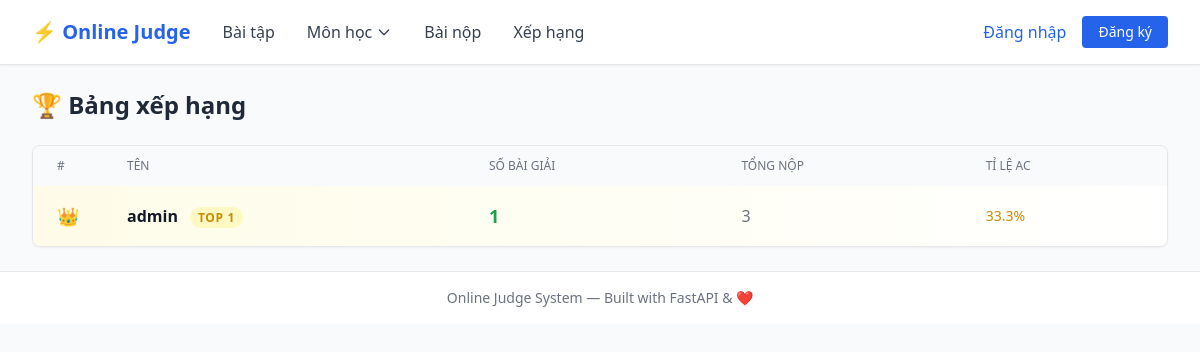
Before: /ranking with the older database file.
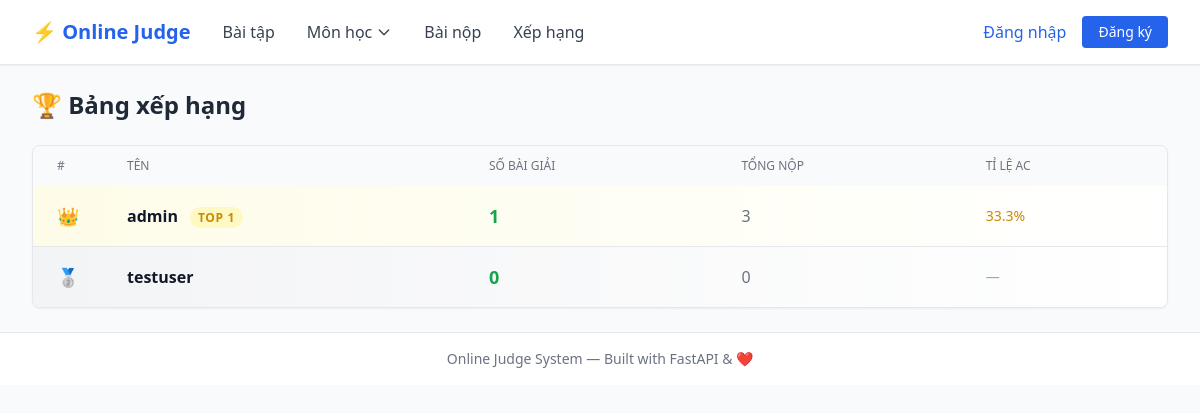
After: the same page with the newer database file.
### models.py (models this page shows)
class User(Base):
    __tablename__ = "users"
    id = Column(Integer, primary_key=True, index=True)
    username = Column(String(50), unique=True, index=True, nullable=False)
    email = Column(String(100), unique=True, index=True, nullable=False)
    password_hash = Column(String(255), nullable=False)
    is_admin = Column(Boolean, default=False)
    created_at = Column(DateTime, default=datetime.utcnow)
    solved_count = Column(Integer, default=0)
    total_submissions = Column(Integer, default=0)
    submissions = relationship("Submission", back_populates="user")

### routers/submissions.py (the view)
@router.get("/ranking")
async def ranking(
    request: Request,
    db: Session = Depends(get_db)
):
    user = get_current_user(request, db)
    users = db.query(User).order_by(
        User.solved_count.desc(),
        User.total_submissions.asc()
    ).limit(100).all()
    return templates.TemplateResponse("ranking.html", {
        "request": request,
        "user": user,
        "users": users,
    })

### templates/ranking.html (shortened to what this page needs)
{% extends "base.html" %}
{% block content %}
<h1 class="text-2xl font-bold text-gray-800 mb-6">🏆 Bảng xếp hạng</h1>
<div class="bg-white rounded-lg shadow-sm border overflow-hidden">
    <table class="min-w-full">
        <thead class="bg-gray-50">
            <tr>
                <th class="px-6 py-3 text-left text-xs font-medium text-gray-500 uppercase w-16">#</th>
                <th class="px-6 py-3 text-left text-xs font-medium text-gray-500 uppercase">Tên</th>
                <th class="px-6 py-3 text-left text-xs font-medium text-gray-500 uppercase">Số bài giải</th>
                <th class="px-6 py-3 text-left text-xs font-medium text-gray-500 uppercase">Tổng nộp</th>
                <th class="px-6 py-3 text-left text-xs font-medium text-gray-500 uppercase">Tỉ lệ AC</th>
            </tr>
        </thead>
        <tbody class="divide-y divide-gray-200">
            {% for u in users %}
            <tr class="hover:bg-gray-50 transition-colors duration-150
                {% if loop.index == 1 %}bg-gradient-to-r from-yellow-50 to-white
                {% elif loop.index == 2 %}bg-gradient-to-r from-gray-100 to-white
                {% elif loop.index == 3 %}bg-gradient-to-r from-orange-50 to-white{% endif %}">
                <td class="px-6 py-4 font-medium text-lg">
                    {% if loop.index == 1 %}👑
                    {% elif loop.index == 2 %}🥈
                    {% elif loop.index == 3 %}🥉
                    {% else %}<span class="text-gray-400 text-base ml-1">{{ loop.index }}</span>{% endif %}
                </td>
                <td class="px-6 py-4 font-bold {% if loop.index <= 3 %}text-gray-900{% else %}text-gray-700{% endif %}">
                    {{ u.username }}
                    {% if loop.index == 1 %}<span
                        class="ml-2 text-xs font-semibold text-yellow-600 bg-yellow-100 px-2 py-0.5 rounded-full uppercase tracking-wider">Top
                        1</span>{% endif %}
                </td>
                <td class="px-6 py-4 text-green-600 font-bold text-lg">{{ u.solved_count }}</td>
                <td class="px-6 py-4 text-gray-500 font-medium">{{ u.total_submissions }}</td>
                <td class="px-6 py-4 text-sm font-medium">
                    {% if u.total_submissions > 0 %}
                    <span
                        class="{% if (u.solved_count / u.total_submissions) > 0.5 %}text-green-600{% elif (u.solved_count / u.total_submissions) > 0.2 %}text-yellow-600{% else %}text-red-500{% endif %}">
                        {{ "%.1f"|format(u.solved_count / u.total_submissions * 100) }}%
                    </span>
                    {% else %}<span class="text-gray-400">—</span>{% endif %}
                </td>
            </tr>
            {% else %}
            <tr>
                <td colspan="5" class="px-6 py-8 text-center text-gray-500">Chưa có thành viên nào.</td>
            </tr>
            {% endfor %}
        </tbody>
    </table>
</div>
{% endblock %}

### templates/base.html (shortened to what this page needs)
<!DOCTYPE html>
<html lang="vi" class="h-full">
<head>
    <script src="https://cdn.tailwindcss.com"></script>
    <link rel="stylesheet" href="https://cdnjs.cloudflare.com/ajax/libs/highlight.js/11.9.0/styles/github-dark.min.css">
    <link rel="stylesheet" href="https://cdnjs.cloudflare.com/ajax/libs/github-markdown-css/5.5.0/github-markdown-light.min.css">
    <link rel="stylesheet" href="https://cdn.jsdelivr.net/npm/katex@0.16.9/dist/katex.min.css">
</head>
<body class="h-full bg-gray-50">
    <nav class="bg-white shadow-sm border-b border-gray-200">
        <div class="max-w-7xl mx-auto px-4 sm:px-6 lg:px-8">
            <div class="flex justify-between h-16">
                <div class="flex items-center space-x-8">
                    <a href="/" class="text-xl font-bold text-blue-600">⚡ Online Judge</a>
                    <a href="/problems" class="text-gray-700 hover:text-blue-600 font-medium">Bài tập</a>
                    <div class="relative" id="cat-dropdown">
                        <button onclick="document.getElementById('cat-menu').classList.toggle('hidden')"
                            class="text-gray-700 hover:text-blue-600 font-medium flex items-center gap-1">
                            Môn học
                            <svg class="w-4 h-4" fill="none" stroke="currentColor" viewBox="0 0 24 24">
                                <path stroke-linecap="round" stroke-linejoin="round" stroke-width="2" d="M19 9l-7 7-7-7"/>
                            </svg>
                        </button>
                    </div>
                    <a href="/submissions" class="text-gray-700 hover:text-blue-600 font-medium">Bài nộp</a>
                    <a href="/ranking" class="text-gray-700 hover:text-blue-600 font-medium">Xếp hạng</a>
                </div>
                <div class="flex items-center space-x-4">
                    {% if user %}
                        <span class="text-gray-600">Xin chào, <strong>{{ user.username }}</strong></span>
                        {% if user.is_admin %}
                            <a href="/admin/problems/add" class="text-purple-600 hover:text-purple-800 font-medium">+ Thêm bài</a>
                        {% endif %}
                        <a href="/my-submissions" class="text-gray-600 hover:text-blue-600">Bài nộp của tôi</a>
                        <a href="/logout" class="bg-gray-200 hover:bg-gray-300 px-3 py-1.5 rounded text-sm">Đăng xuất</a>
                    {% else %}
                        <a href="/login" class="text-blue-600 hover:text-blue-800 font-medium">Đăng nhập</a>
                        <a href="/register" class="bg-blue-600 hover:bg-blue-700 text-white px-4 py-1.5 rounded text-sm">Đăng ký</a>
                    {% endif %}
                </div>
            </div>
        </div>
    </nav>
    <main class="max-w-7xl mx-auto px-4 sm:px-6 lg:px-8 py-6">
        {% block content %}{% endblock %}
    </main>
    <footer class="bg-white border-t mt-auto py-4">
        <div class="max-w-7xl mx-auto px-4 text-center text-gray-500 text-sm">
            Online Judge System — Built with FastAPI & ❤️
        </div>
    </footer>
</body>
</html>

Changed rows visible on the page:
added User: username "testuser", solved_count "0", total_submissions "0"
